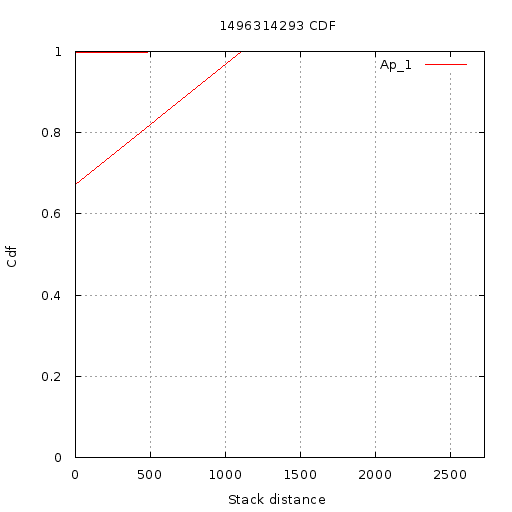

Here is the gnuplot script that generated this plot:
set terminal  png size 512,512 font 'Verdana, 10'
set title "1496314293 CDF"
set output '//home//cat//Documents//CACHE//Results//PlotData//Static partial//1496314293//CDF//11//cdf.png'
set ylabel "Cdf"
set yrange [0:1]
set xlabel "Stack distance"
set xrange [1.000000:2725.000000]
set grid xtics ytics
plot '//home//cat//Documents//CACHE//Results//PlotData//Static partial//1496314293//CDF//11//App_1.txt' using 1:2 with lines title 'Ap_1'
set terminal  png size 512,512 font 'Verdana, 10'
set title "1496314293 CDF"
set output '//home//cat//Documents//CACHE//Results//PlotData//Static partial//1496314293//CDF//11//cdf.png'
set ylabel "Cdf"
set yrange [0:1]
set xlabel "Stack distance"
set xrange [1.000000:2725.000000]
set grid xtics ytics
plot '//home//cat//Documents//CACHE//Results//PlotData//Static partial//1496314293//CDF//11//App_1.txt' using 1:2 with lines title 'Ap_1'
set terminal  png size 512,512 font 'Verdana, 10'
set title "1496314293 CDF"
set output '//home//cat//Documents//CACHE//Results//PlotData//Static partial//1496314293//CDF//11//cdf.png'
set ylabel "Cdf"
set yrange [0:1]
set xlabel "Stack distance"
set xrange [1.000000:2725.000000]
set grid xtics ytics
plot '//home//cat//Documents//CACHE//Results//PlotData//Static partial//1496314293//CDF//11//App_1.txt' using 1:2 with lines title 'Ap_1'
set terminal  png size 512,512 font 'Verdana, 10'
set title "1496314293 CDF"
set output '//home//cat//Documents//CACHE//Results//PlotData//Static partial//1496314293//CDF//11//cdf.png'
set ylabel "Cdf"
set yrange [0:1]
set xlabel "Stack distance"
set xrange [1.000000:2725.000000]
set grid xtics ytics
plot '//home//cat//Documents//CACHE//Results//PlotData//Static partial//1496314293//CDF//11//App_1.txt' using 1:2 with lines title 'Ap_1'
